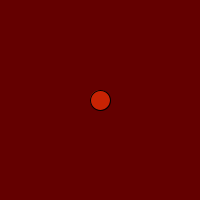
Frame 1 (no input)
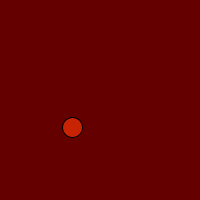
Frame 60 (the mouse pressed at the canvas centre just before this capture)
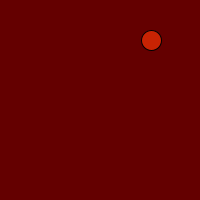
Frame 120 (the mouse held since frame 60 and released just before this capture)

The Processing sketch that drew these frames (run headless with seeded random() and noise(); from frame 60 on, the mouse is pressed at the canvas centre):

// Processing sketch: processing_96753
// ── processing_96753.pde

color bg = color(100,0,0);
color fg = color(200,35,3);
int radius = 20;
float x, y, vx, vy ;
void setup()
{
  size(200, 200);
  x = width/2;
  y = height/2;
  float a = random(TWO_PI);
  vx = cos(a)*5;
  vy = sin(a)*5;
}
void draw()
{
  background(bg);
  fill(fg);
  ellipse(x, y, radius, radius);
  move();
  collide();
}
void move()
{
  float dt = 1;
  x += vx*dt;
  y += vy*dt;
}
void collide()
{
  if ( x<0 || x>width ) vx = -vx;
  if ( y<0 || y>height ) vy = -vy;
}
